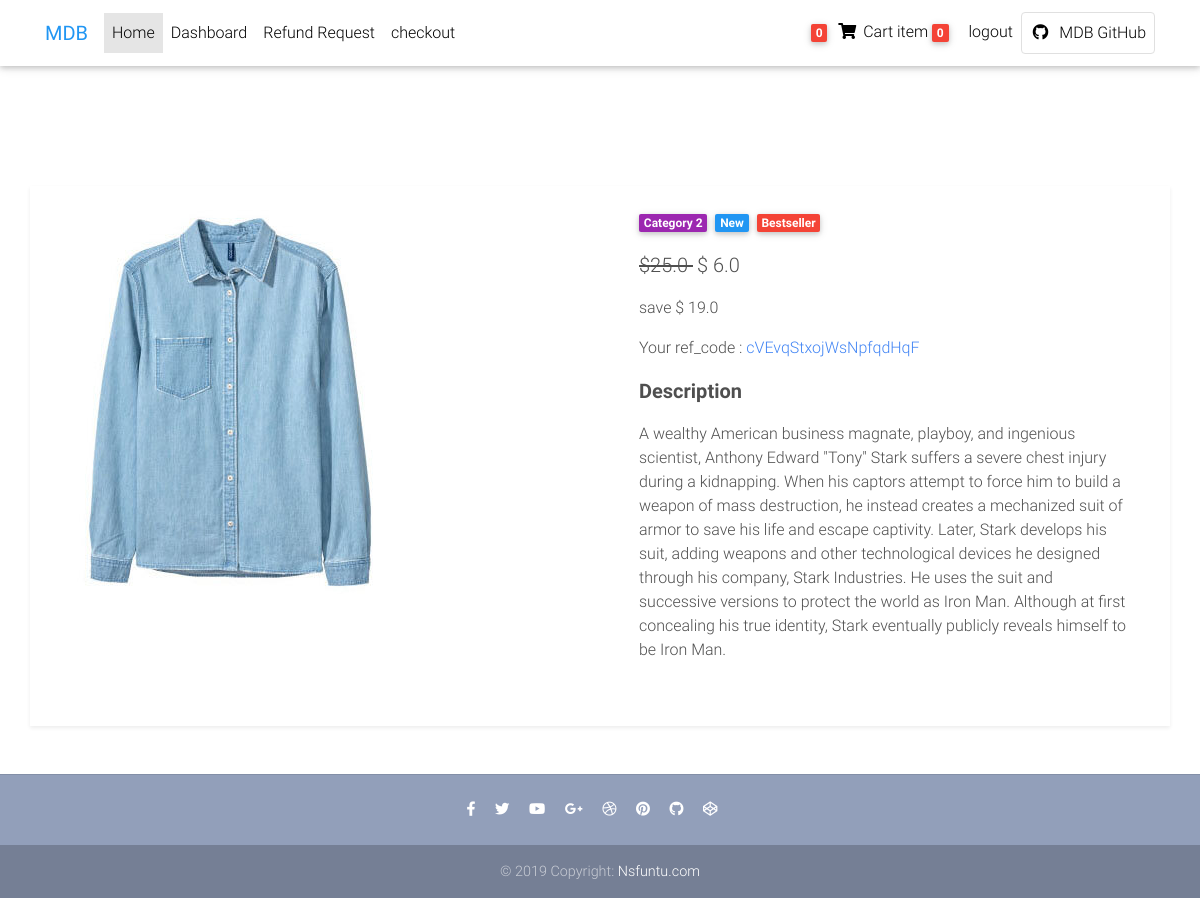
The page /dashbord (signed in) on the database its author committed.
### core/models.py (models this page shows, shortened)
class OrderItem(models.Model):
    user = models.ForeignKey(settings.AUTH_USER_MODEL,on_delete= models.CASCADE)
    item = models.ForeignKey(Item,on_delete=models.CASCADE)
    ordered = models.BooleanField(default=False)
    quantity = models.IntegerField(default=1)

class Item(models.Model):
    title = models.CharField(max_length=50)
    image = models.ImageField(upload_to='media')
    discription = models.TextField()
    slug = models.SlugField()
    price = models.FloatField()
    category = models.CharField(choices= CATEGORY,max_length=1)
    discount = models.FloatField()
    label = models.CharField(choices=LABELS,max_length=1)
    def get_actual_price(self):
        if self.discount:
            return self.price - self.discount

class Order(models.Model):
    ref_code = models.CharField(max_length=20,null=True)
    user = models.ForeignKey(settings.AUTH_USER_MODEL,on_delete=models.CASCADE)
    items = models.ManyToManyField(OrderItem)
    order_date = models.DateField(auto_now=True)
    ordered_date  = models.DateTimeField()
    ordered = models.BooleanField(default=False)
    billing_address = models.ForeignKey(
        'Address', related_name='billing_address',on_delete=models.SET_NULL, blank=True ,null=True
        )
    shipping_address = models.ForeignKey(
        'Address', related_name='shipping_address', on_delete=models.SET_NULL, blank=True ,null=True
    )
    payment = models.ForeignKey(
        'Payment',on_delete=models.SET_NULL,blank=True ,null=True
    )
    cupon = models.ForeignKey(
        'Cupon' , on_delete=models.SET_NULL, blank=True ,null=True
    )
    item_delivered = models.BooleanField(default=False)
    ''' we have allready order as a foreign key in refund form so can't make refund as a foriegn key '''
    refund_requseted = models.BooleanField(default=False)
    refund_granted = models.BooleanField(default=False)

### core/views.py (the view)
# urls.py: path('dashbord' ,views.user_dashboard,name="dashbord"),
@login_required
def user_dashboard(request):
    try :
        items_list = []
        context = { }
        orders = Order.objects.filter(user=request.user,ordered=True,refund_granted = False)
        context = {
            'orders' : orders
        }
        return render(request,'dashbord.html',context)
    except ObjectDoesNotExist:
        messages.info(request,"must purchase a product for create your dashbord")
        return redirect('/')

### core/templatetags/count_cart.py (called while the page is built)
@register.filter
def cart_item_count(user):
    total= 0
    if user.is_authenticated:
        try :
            qs = Order.objects.get(user=user,ordered=False)
            if qs:
                for order_item in qs.items.all():
                    total += order_item.quantity
                return total
        except:
            return 0
    return 0

@register.filter
def cart_count(user):
    total= 0
    if user.is_authenticated:
        qs = Order.objects.filter(user=user,ordered=False)
        if qs.exists():
            return qs[0].items.count()
        return 0
    return 0

### ecomm/template/dashbord.html (shortened to what this page needs)
{% extends 'base.html' %}
{% load static %}
{% block content %}
<main class="mt-5 pt-4">
  <div class="container dark-grey-text mt-5">
    {% for order in orders reversed %}
    {% for order_item in order.items.all %}
    <div class="row wow fadeIn mb-5 shadow-sm">
      <div class="col-md-6 mb-4">
        <img src="{{ order_item.item.image.url }}" class="img-fluid" alt="">
      </div>
      <div class="col-md-6 mb-4">
        <div class="p-4">
          <div class="mb-3">
            <a href="">
              <span class="badge purple mr-1">Category 2</span>
            </a>
            <a href="">
              <span class="badge blue mr-1">New</span>
            </a>
            <a href="">
              <span class="badge red mr-1">Bestseller</span>
            </a>
          </div>
          <p class="lead">
            <span class="mr-1">
              <del>${{order_item.item.price}} </del>
            </span>
            <span>$ {{ order_item.item.get_actual_price }}</span>
          <p>save $ {{ order_item.item.discount }}</p>
          </p>
          {% if order.ref_code %}
          <p> Your ref_code : <span class="text-primary">{{ order.ref_code }} </span> </p>
          {% endif %}
          <p class="lead font-weight-bold">Description</p>
          <p>{{ order_item.item.discription }}</p>
        </div>
      </div>
    </div>
    {% endfor %}
    {% endfor %}
  </div>
</main>
{% endblock %}

### ecomm/template/base.html (shortened to what this page needs)
<!DOCTYPE html>
<html lang="en">
{% load static %}
{% load count_cart %}
<head>
    <link rel="stylesheet" href="https://use.fontawesome.com/releases/v5.11.2/css/all.css">
    <link href="{% static 'css/bootstrap.min.css' %}" rel="stylesheet">
    <link href="{% static 'css/mdb.min.css' %}" rel="stylesheet">
    <link href="{% static 'css/style.min.css' %}" rel="stylesheet">
</head>
<body>
    <nav class="navbar navbar-expand-lg navbar-light  white scrolling-navbar">
        <div class="container">
            <a class="navbar-brand waves-effect" href="https://mdbootstrap.com/docs/jquery/" target="_blank">
                <strong class="blue-text">MDB</strong>
            </a>
            <div class="collapse navbar-collapse" id="navbarSupportedContent">
                <ul class="navbar-nav mr-auto">
                    <li class="nav-item active">
                        <a class="nav-link waves-effect" href="/">Home
                        </a>
                    </li>
                    <li class="nav-item">
                        <a class="nav-link waves-effect" href="{% url 'core:dashbord' %}"
                            target="_blank">Dashboard</a>
                    </li>
                    <li class="nav-item">
                        <a class="nav-link waves-effect"
                            href="{% url 'core:refund' %}" target="_blank">
                        Refund Request</a>
                    </li>
                    <li class="nav-item">
                        <a class="nav-link waves-effect" href="{% url 'core:checkout' %}" target="_blank">
                            checkout</a>
                    </li>
                </ul>
                <ul class="navbar-nav nav-flex-icons">
                    {% if request.user.is_authenticated  %}
                    <li class="nav-item">
                        <a href="{% url 'core:detailed_summary' %}" class="nav-link waves-effect">
                            <span class="badge red z-depth-1 mr-1"> {{ request.user|cart_count}} </span>
                            <i class="fas fa-shopping-cart"></i>
                            <span class="clearfix d-none d-sm-inline-block"> Cart </span>
                            item <span class="badge red z-depth-1 mr-1"> {{ request.user|cart_item_count}} </span>
                        </a>
                    </li>
                    <li class="nav-item">
                        <a href="{% url 'account_logout' %}" class="nav-link waves-effect" target="_blank">
                            logout
                        </a>
                    </li>
                    {% endif %}
                    <li class="nav-item">
                        <a href="https://github.com/mdbootstrap/bootstrap-material-design"
                            class="nav-link border border-light rounded waves-effect" target="_blank">
                            <i class="fab fa-github mr-2"></i>MDB GitHub
                        </a>
                    </li>
                </ul>
            </div>
        </div>
    </nav>
    {% block content %}
    {% endblock %}
    <footer class="page-footer text-center font-small mt-4 wow fadeIn">
        <hr class="my-4">
        <div class="pb-4">
            <a href="https://www.facebook.com/mdbootstrap" target="_blank">
                <i class="fab fa-facebook-f mr-3"></i>
            </a>
            <a href="https://twitter.com/MDBootstrap" target="_blank">
                <i class="fab fa-twitter mr-3"></i>
            </a>
            <a href="https://www.youtube.com/watch?v=7MUISDJ5ZZ4" target="_blank">
                <i class="fab fa-youtube mr-3"></i>
            </a>
            <a href="https://plus.google.com/u/0/b/107863090883699620484" target="_blank">
                <i class="fab fa-google-plus-g mr-3"></i>
            </a>
            <a href="https://dribbble.com/mdbootstrap" target="_blank">
                <i class="fab fa-dribbble mr-3"></i>
            </a>
            <a href="https://pinterest.com/mdbootstrap" target="_blank">
                <i class="fab fa-pinterest mr-3"></i>
            </a>
            <a href="https://github.com/mdbootstrap/bootstrap-material-design" target="_blank">
                <i class="fab fa-github mr-3"></i>
            </a>
            <a href="http://codepen.io/mdbootstrap/" target="_blank">
                <i class="fab fa-codepen mr-3"></i>
            </a>
        </div>
        <div class="footer-copyright py-3">
            © 2019 Copyright:
            <a href="https://mdbootstrap.com/education/bootstrap/" target="_blank">Nsfuntu.com </a>
        </div>
    </footer>
</body>
</html>

### ecomm/template/base.html (style rules this page uses)
html, body, header, .carousel { height: 60vh; }

### rows shown on the page
Order: ref_code "cVEvqStxojWsNpfqdHqF"
OrderItem: item.image (picture), item.price "25.0", item.get_actual_price "6.0", item.discount "19.0", item.discription "A wealthy American business magnate, playboy, and ingenious scientist, Anthony Edward \"Tony\" Stark suffers a severe chest injury during a kidnapping. When his captors attempt to force him to build a weapon of mass destruction, he instead creates a mechanized suit of armor to save his life and escape captivity. Later, Stark develops his suit, adding weapons and other technological devices he designed through his company, Stark Industries. He uses the suit and successive versions to protect the world as Iron Man. Although at first concealing his true identity, Stark eventually publicly reveals himself to be Iron Man."

### other values the page prints
{{ request.user|cart_count }} "0"
{{ request.user|cart_item_count }} "0"
